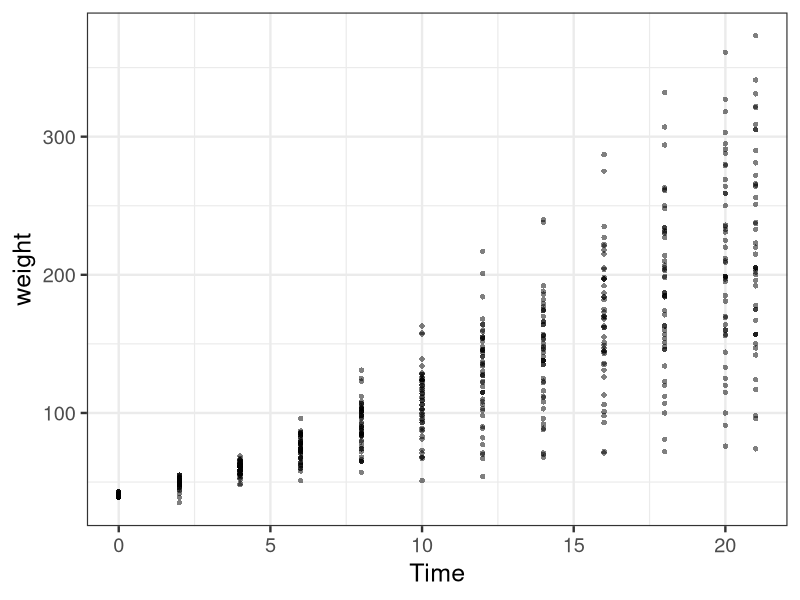
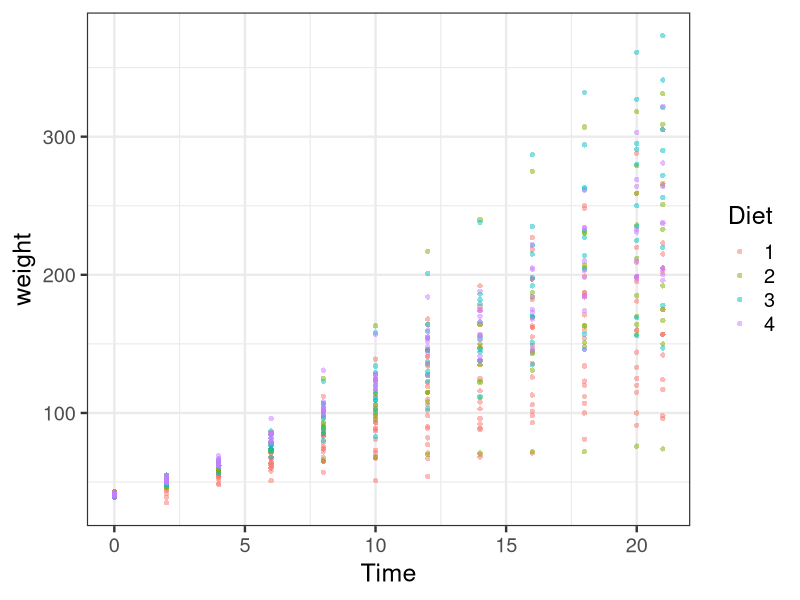

Recreate these plots in R, in order.
## ---- chunk 1
data = ChickWeight
## ---- chunk 2
library(ggplot2)

# change background to white, increase font size
theme_set(theme_bw(base_size = 18)) 

# set up basic scatter plot
ggplot(data, aes(x=Time, y=weight)) +
    geom_point(shape=16, 
               color = 'black',
               alpha = 0.5)
## ---- chunk 3
ggplot(data, aes(x=Time, y=weight, color = Diet)) +
    geom_point(shape=16, 
               alpha = 0.5)
